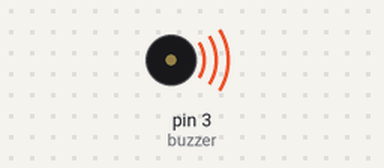
A sketch run on a simulated Arduino Uno, built with avr-gcc and run on an emulated ATmega328P. On the bench: buzzer (waves = sounding, pin HIGH).

Above: at 0.5 s.
Timing chart, 0 to 4.6 s (numbered marks = the images above):
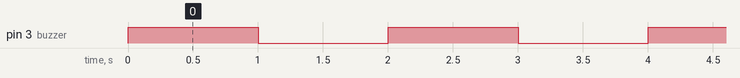

Measured:
- by itself, pin 3 (buzzer): alternates HIGH for 1.0 s and LOW for 1.0 s

The sketch:

belajar-sensor-buzzer.ino
```cpp
// Positif (+): Pin digital (misal: pin 3 di Arduino)
// Negatif (-): GND

int buzzer = 3;

void setup() {
    pinMode(buzzer, OUTPUT);
}

void loop() {
    digitalWrite(buzzer, HIGH);
    delay(1000);
    digitalWrite(buzzer, LOW);
    delay(1000);
}
```
